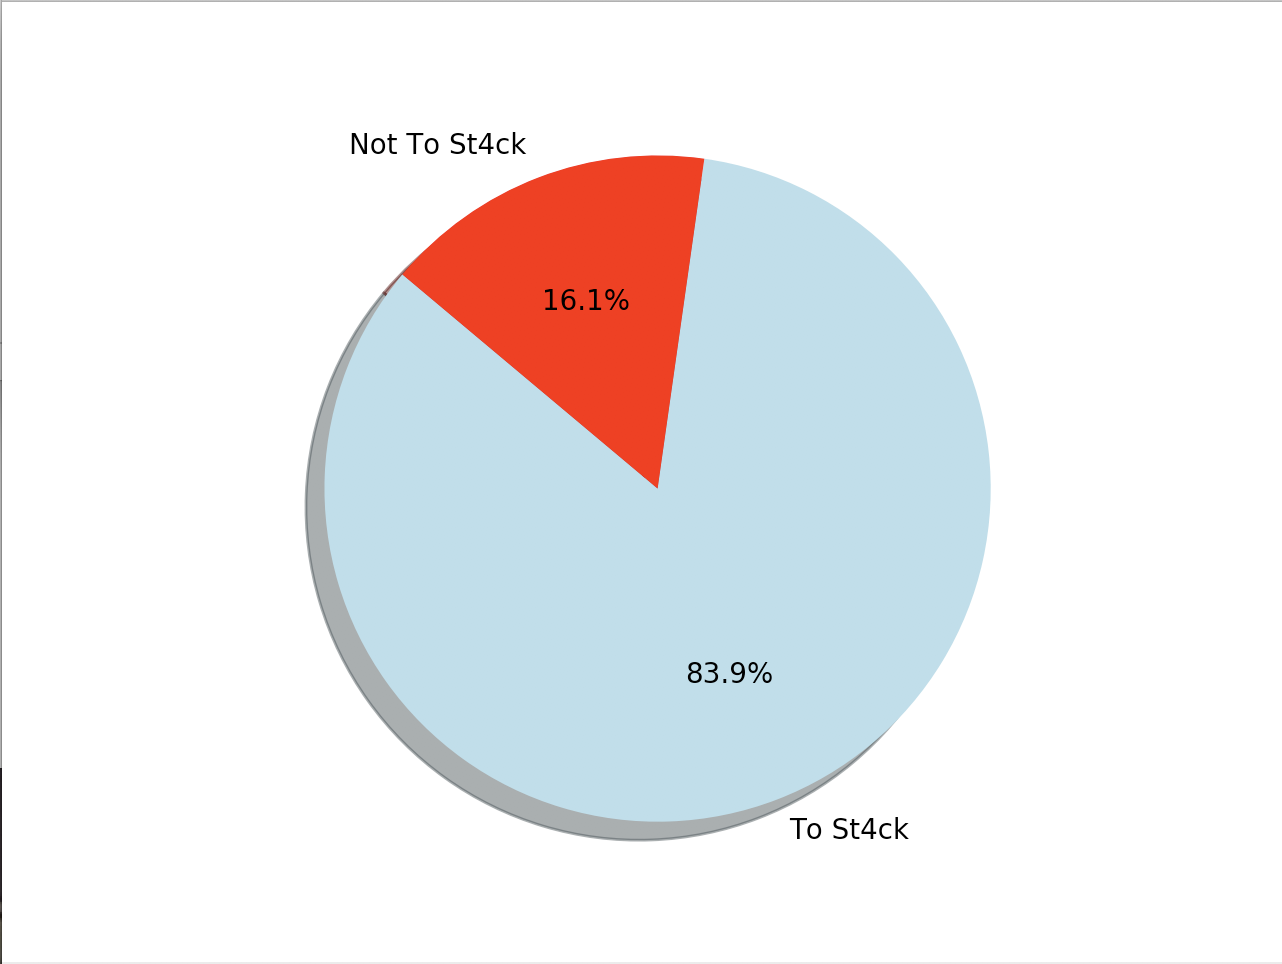

Recreate this plot in Python.
import matplotlib.pyplot as plt
import json

account_data = json.load(open("st4ck.json"))

labels = 'To St4ck', 'Not To St4ck'
sizes = [len(account_data), sum([account['deadends']
                                 for account in account_data])]
colors = ['lightblue', 'red']

plt.pie(sizes, labels=labels, colors=colors,
        autopct='%1.1f%%', shadow=True, startangle=140)

plt.axis('equal')
plt.show()
